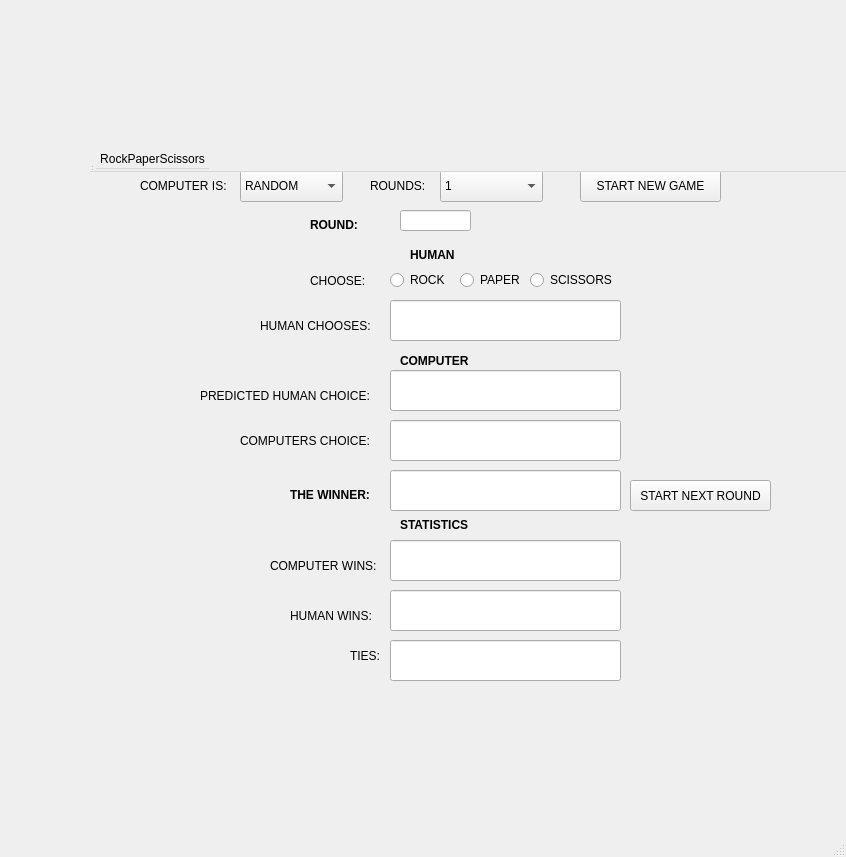
<?xml version="1.0" encoding="UTF-8"?>
<ui version="4.0">
 <class>MainWindow</class>
 <widget class="QMainWindow" name="MainWindow">
  <property name="geometry">
   <rect>
    <x>0</x>
    <y>0</y>
    <width>846</width>
    <height>857</height>
   </rect>
  </property>
  <property name="windowTitle">
   <string>MainWindow</string>
  </property>
  <widget class="QWidget" name="centralwidget">
   <widget class="QWidget" name="centralwidget_2" native="true">
    <property name="geometry">
     <rect>
      <x>90</x>
      <y>150</y>
      <width>781</width>
      <height>551</height>
     </rect>
    </property>
    <widget class="QLabel" name="labelChoose">
     <property name="geometry">
      <rect>
       <x>220</x>
       <y>120</y>
       <width>61</width>
       <height>21</height>
      </rect>
     </property>
     <property name="text">
      <string>CHOOSE:</string>
     </property>
    </widget>
    <widget class="QLabel" name="labelHumanChooses">
     <property name="geometry">
      <rect>
       <x>170</x>
       <y>160</y>
       <width>121</width>
       <height>31</height>
      </rect>
     </property>
     <property name="text">
      <string>HUMAN CHOOSES:</string>
     </property>
    </widget>
    <widget class="QLineEdit" name="humanChoice">
     <property name="geometry">
      <rect>
       <x>300</x>
       <y>150</y>
       <width>231</width>
       <height>41</height>
      </rect>
     </property>
     <property name="readOnly">
      <bool>true</bool>
     </property>
    </widget>
    <widget class="QLabel" name="labelComputerIS">
     <property name="geometry">
      <rect>
       <x>50</x>
       <y>20</y>
       <width>101</width>
       <height>31</height>
      </rect>
     </property>
     <property name="text">
      <string>COMPUTER IS:</string>
     </property>
    </widget>
    <widget class="QComboBox" name="choice">
     <property name="geometry">
      <rect>
       <x>150</x>
       <y>20</y>
       <width>103</width>
       <height>32</height>
      </rect>
     </property>
     <item>
      <property name="text">
       <string>RANDOM</string>
      </property>
     </item>
     <item>
      <property name="text">
       <string>SMART</string>
      </property>
     </item>
    </widget>
    <widget class="QLabel" name="labelRounds">
     <property name="geometry">
      <rect>
       <x>280</x>
       <y>20</y>
       <width>71</width>
       <height>31</height>
      </rect>
     </property>
     <property name="text">
      <string>ROUNDS:</string>
     </property>
    </widget>
    <widget class="QComboBox" name="rounds">
     <property name="geometry">
      <rect>
       <x>350</x>
       <y>20</y>
       <width>103</width>
       <height>32</height>
      </rect>
     </property>
     <item>
      <property name="text">
       <string>1</string>
      </property>
     </item>
     <item>
      <property name="text">
       <string>2</string>
      </property>
     </item>
     <item>
      <property name="text">
       <string>3</string>
      </property>
     </item>
     <item>
      <property name="text">
       <string>4</string>
      </property>
     </item>
     <item>
      <property name="text">
       <string>5</string>
      </property>
     </item>
     <item>
      <property name="text">
       <string>6</string>
      </property>
     </item>
     <item>
      <property name="text">
       <string>7</string>
      </property>
     </item>
     <item>
      <property name="text">
       <string>8</string>
      </property>
     </item>
     <item>
      <property name="text">
       <string>9</string>
      </property>
     </item>
     <item>
      <property name="text">
       <string>10</string>
      </property>
     </item>
     <item>
      <property name="text">
       <string>11</string>
      </property>
     </item>
     <item>
      <property name="text">
       <string>12</string>
      </property>
     </item>
     <item>
      <property name="text">
       <string>13</string>
      </property>
     </item>
     <item>
      <property name="text">
       <string>14</string>
      </property>
     </item>
     <item>
      <property name="text">
       <string>15</string>
      </property>
     </item>
     <item>
      <property name="text">
       <string>16</string>
      </property>
     </item>
     <item>
      <property name="text">
       <string>17</string>
      </property>
     </item>
     <item>
      <property name="text">
       <string>18</string>
      </property>
     </item>
     <item>
      <property name="text">
       <string>19</string>
      </property>
     </item>
     <item>
      <property name="text">
       <string>20</string>
      </property>
     </item>
    </widget>
    <widget class="QPushButton" name="startGameButton">
     <property name="geometry">
      <rect>
       <x>490</x>
       <y>20</y>
       <width>141</width>
       <height>32</height>
      </rect>
     </property>
     <property name="text">
      <string>START NEW GAME</string>
     </property>
    </widget>
    <widget class="QLabel" name="labelComputerChoice">
     <property name="geometry">
      <rect>
       <x>150</x>
       <y>280</y>
       <width>141</width>
       <height>21</height>
      </rect>
     </property>
     <property name="text">
      <string>COMPUTERS CHOICE:</string>
     </property>
    </widget>
    <widget class="QLineEdit" name="computerChoice">
     <property name="geometry">
      <rect>
       <x>300</x>
       <y>270</y>
       <width>231</width>
       <height>41</height>
      </rect>
     </property>
     <property name="readOnly">
      <bool>true</bool>
     </property>
    </widget>
    <widget class="QLabel" name="theWinner">
     <property name="geometry">
      <rect>
       <x>200</x>
       <y>330</y>
       <width>91</width>
       <height>31</height>
      </rect>
     </property>
     <property name="text">
      <string>&lt;html&gt;&lt;head/&gt;&lt;body&gt;&lt;p&gt;&lt;span style=&quot; font-weight:700;&quot;&gt;THE WINNER:&lt;/span&gt;&lt;/p&gt;&lt;/body&gt;&lt;/html&gt;</string>
     </property>
    </widget>
    <widget class="QLineEdit" name="winner">
     <property name="geometry">
      <rect>
       <x>300</x>
       <y>320</y>
       <width>231</width>
       <height>41</height>
      </rect>
     </property>
     <property name="readOnly">
      <bool>true</bool>
     </property>
    </widget>
    <widget class="QLabel" name="labelStatistics">
     <property name="geometry">
      <rect>
       <x>310</x>
       <y>360</y>
       <width>81</width>
       <height>31</height>
      </rect>
     </property>
     <property name="text">
      <string>&lt;html&gt;&lt;head/&gt;&lt;body&gt;&lt;p&gt;&lt;span style=&quot; font-weight:700;&quot;&gt;STATISTICS&lt;/span&gt;&lt;/p&gt;&lt;/body&gt;&lt;/html&gt;</string>
     </property>
    </widget>
    <widget class="QLabel" name="labelComputerWins">
     <property name="geometry">
      <rect>
       <x>180</x>
       <y>400</y>
       <width>111</width>
       <height>31</height>
      </rect>
     </property>
     <property name="text">
      <string>COMPUTER WINS:</string>
     </property>
    </widget>
    <widget class="QLabel" name="labelHumanWins">
     <property name="geometry">
      <rect>
       <x>200</x>
       <y>450</y>
       <width>91</width>
       <height>31</height>
      </rect>
     </property>
     <property name="text">
      <string>HUMAN WINS:</string>
     </property>
    </widget>
    <widget class="QLabel" name="labelTies">
     <property name="geometry">
      <rect>
       <x>260</x>
       <y>490</y>
       <width>31</width>
       <height>31</height>
      </rect>
     </property>
     <property name="text">
      <string>TIES:</string>
     </property>
    </widget>
    <widget class="QLineEdit" name="computerWins">
     <property name="geometry">
      <rect>
       <x>300</x>
       <y>390</y>
       <width>231</width>
       <height>41</height>
      </rect>
     </property>
     <property name="readOnly">
      <bool>true</bool>
     </property>
    </widget>
    <widget class="QLineEdit" name="humanWins">
     <property name="geometry">
      <rect>
       <x>300</x>
       <y>440</y>
       <width>231</width>
       <height>41</height>
      </rect>
     </property>
     <property name="readOnly">
      <bool>true</bool>
     </property>
    </widget>
    <widget class="QLineEdit" name="ties">
     <property name="geometry">
      <rect>
       <x>300</x>
       <y>490</y>
       <width>231</width>
       <height>41</height>
      </rect>
     </property>
     <property name="readOnly">
      <bool>true</bool>
     </property>
    </widget>
    <widget class="QRadioButton" name="rock">
     <property name="geometry">
      <rect>
       <x>300</x>
       <y>120</y>
       <width>61</width>
       <height>20</height>
      </rect>
     </property>
     <property name="text">
      <string>ROCK</string>
     </property>
    </widget>
    <widget class="QRadioButton" name="paper">
     <property name="geometry">
      <rect>
       <x>370</x>
       <y>120</y>
       <width>71</width>
       <height>20</height>
      </rect>
     </property>
     <property name="text">
      <string>PAPER</string>
     </property>
    </widget>
    <widget class="QRadioButton" name="scissors">
     <property name="geometry">
      <rect>
       <x>440</x>
       <y>120</y>
       <width>91</width>
       <height>20</height>
      </rect>
     </property>
     <property name="text">
      <string>SCISSORS</string>
     </property>
    </widget>
    <widget class="QLabel" name="labelRound">
     <property name="geometry">
      <rect>
       <x>220</x>
       <y>60</y>
       <width>61</width>
       <height>31</height>
      </rect>
     </property>
     <property name="text">
      <string>&lt;html&gt;&lt;head/&gt;&lt;body&gt;&lt;p&gt;&lt;span style=&quot; font-weight:700;&quot;&gt;ROUND:&lt;/span&gt;&lt;/p&gt;&lt;/body&gt;&lt;/html&gt;</string>
     </property>
    </widget>
    <widget class="QLineEdit" name="txtRoundNumber">
     <property name="geometry">
      <rect>
       <x>310</x>
       <y>60</y>
       <width>71</width>
       <height>21</height>
      </rect>
     </property>
     <property name="readOnly">
      <bool>true</bool>
     </property>
    </widget>
    <widget class="QPushButton" name="nextRound">
     <property name="geometry">
      <rect>
       <x>540</x>
       <y>330</y>
       <width>141</width>
       <height>31</height>
      </rect>
     </property>
     <property name="text">
      <string>START NEXT ROUND</string>
     </property>
    </widget>
    <widget class="QLabel" name="labelHuman">
     <property name="geometry">
      <rect>
       <x>320</x>
       <y>90</y>
       <width>61</width>
       <height>31</height>
      </rect>
     </property>
     <property name="text">
      <string>&lt;html&gt;&lt;head/&gt;&lt;body&gt;&lt;p&gt;&lt;span style=&quot; font-weight:700;&quot;&gt;HUMAN&lt;/span&gt;&lt;/p&gt;&lt;/body&gt;&lt;/html&gt;</string>
     </property>
    </widget>
    <widget class="QLabel" name="labelComputeris">
     <property name="geometry">
      <rect>
       <x>310</x>
       <y>201</y>
       <width>81</width>
       <height>20</height>
      </rect>
     </property>
     <property name="text">
      <string>&lt;html&gt;&lt;head/&gt;&lt;body&gt;&lt;p&gt;&lt;span style=&quot; font-weight:700;&quot;&gt;COMPUTER&lt;/span&gt;&lt;/p&gt;&lt;/body&gt;&lt;/html&gt;</string>
     </property>
    </widget>
    <widget class="QLineEdit" name="predHuman">
     <property name="geometry">
      <rect>
       <x>300</x>
       <y>220</y>
       <width>231</width>
       <height>41</height>
      </rect>
     </property>
     <property name="readOnly">
      <bool>true</bool>
     </property>
    </widget>
    <widget class="QLabel" name="labelPerdictedHumanChoice">
     <property name="geometry">
      <rect>
       <x>110</x>
       <y>230</y>
       <width>181</width>
       <height>31</height>
      </rect>
     </property>
     <property name="text">
      <string>PREDICTED HUMAN CHOICE:</string>
     </property>
    </widget>
   </widget>
   <widget class="QMenuBar" name="menubar_2">
    <property name="geometry">
     <rect>
      <x>90</x>
      <y>150</y>
      <width>800</width>
      <height>22</height>
     </rect>
    </property>
    <widget class="QMenu" name="menuRockPaperScissors">
     <property name="title">
      <string>RockPaperScissors</string>
     </property>
    </widget>
    <addaction name="menuRockPaperScissors"/>
   </widget>
   <widget class="QStatusBar" name="statusbar_2">
    <property name="geometry">
     <rect>
      <x>90</x>
      <y>150</y>
      <width>3</width>
      <height>22</height>
     </rect>
    </property>
   </widget>
  </widget>
  <widget class="QMenuBar" name="menubar">
   <property name="geometry">
    <rect>
     <x>0</x>
     <y>0</y>
     <width>846</width>
     <height>22</height>
    </rect>
   </property>
  </widget>
  <widget class="QStatusBar" name="statusbar"/>
 </widget>
 <resources/>
 <connections/>
</ui>
